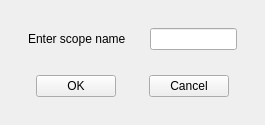
<?xml version="1.0" encoding="UTF-8"?>
<ui version="4.0">
 <class>DockWidget</class>
 <widget class="QDockWidget" name="DockWidget">
  <property name="geometry">
   <rect>
    <x>0</x>
    <y>0</y>
    <width>265</width>
    <height>125</height>
   </rect>
  </property>
  <property name="minimumSize">
   <size>
    <width>265</width>
    <height>125</height>
   </size>
  </property>
  <property name="maximumSize">
   <size>
    <width>265</width>
    <height>125</height>
   </size>
  </property>
  <property name="windowTitle">
   <string>Save scope</string>
  </property>
  <widget class="QWidget" name="dockWidgetContents">
   <layout class="QVBoxLayout" name="verticalLayout">
    <item>
     <layout class="QHBoxLayout" name="horizontalLayout">
      <item>
       <spacer name="horizontalSpacer">
        <property name="orientation">
         <enum>Qt::Horizontal</enum>
        </property>
        <property name="sizeHint" stdset="0">
         <size>
          <width>40</width>
          <height>20</height>
         </size>
        </property>
       </spacer>
      </item>
      <item>
       <widget class="QLabel" name="scope_name_label">
        <property name="text">
         <string>Enter scope name</string>
        </property>
       </widget>
      </item>
      <item>
       <spacer name="horizontalSpacer_2">
        <property name="orientation">
         <enum>Qt::Horizontal</enum>
        </property>
        <property name="sizeHint" stdset="0">
         <size>
          <width>40</width>
          <height>20</height>
         </size>
        </property>
       </spacer>
      </item>
      <item>
       <widget class="QLineEdit" name="scope_name_lineEdit"/>
      </item>
      <item>
       <spacer name="horizontalSpacer_3">
        <property name="orientation">
         <enum>Qt::Horizontal</enum>
        </property>
        <property name="sizeHint" stdset="0">
         <size>
          <width>40</width>
          <height>20</height>
         </size>
        </property>
       </spacer>
      </item>
     </layout>
    </item>
    <item>
     <layout class="QHBoxLayout" name="horizontalLayout_2">
      <item>
       <spacer name="horizontalSpacer_4">
        <property name="orientation">
         <enum>Qt::Horizontal</enum>
        </property>
        <property name="sizeHint" stdset="0">
         <size>
          <width>40</width>
          <height>20</height>
         </size>
        </property>
       </spacer>
      </item>
      <item>
       <widget class="QPushButton" name="ok_pushButton">
        <property name="text">
         <string>OK</string>
        </property>
       </widget>
      </item>
      <item>
       <spacer name="horizontalSpacer_5">
        <property name="orientation">
         <enum>Qt::Horizontal</enum>
        </property>
        <property name="sizeHint" stdset="0">
         <size>
          <width>40</width>
          <height>20</height>
         </size>
        </property>
       </spacer>
      </item>
      <item>
       <widget class="QPushButton" name="cancel_pushButton">
        <property name="text">
         <string>Cancel</string>
        </property>
       </widget>
      </item>
      <item>
       <spacer name="horizontalSpacer_6">
        <property name="orientation">
         <enum>Qt::Horizontal</enum>
        </property>
        <property name="sizeHint" stdset="0">
         <size>
          <width>40</width>
          <height>20</height>
         </size>
        </property>
       </spacer>
      </item>
     </layout>
    </item>
   </layout>
  </widget>
 </widget>
 <resources/>
 <connections/>
</ui>
